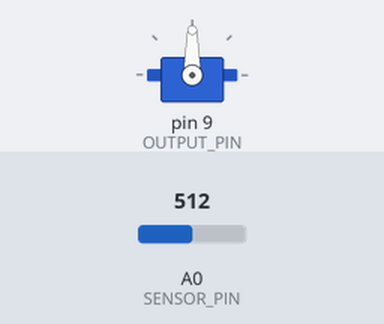
Simulated run of this sketch. Board: Arduino Uno, built with avr-gcc and run on an emulated ATmega328P. Shown: servo. The inputs (shaded band) are chosen by the test bench; at power-on: A0 (SENSOR_PIN) = 512.

Above: at 1.2 s.
1.3 s: A0 (SENSOR_PIN) set to 212
2.8 s: A0 (SENSOR_PIN) set to 184
At 3.25 s:
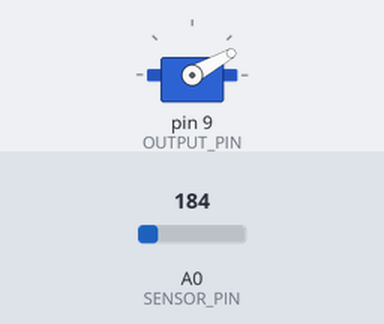
At 6.5 s:
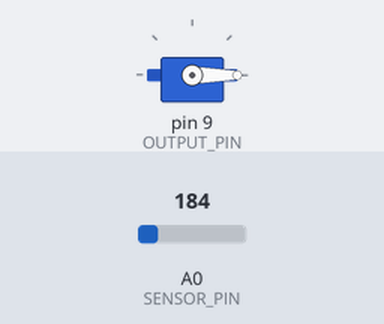
Timing chart, 0 to 8.0 s (numbered marks = the images above; inputs shaded):
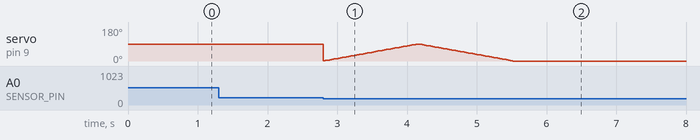

Measured:
- the behaviour switches between 201 and 200 on A0 (SENSOR_PIN) (found by bisection; images 0 and 1)
- after the input at 1.3 s, every drawn part: stays the same

The sketch:

light-trigger-no-timer.ino
```cpp
// Automatic Device Switch, No Timer Needed
// For: @Ade_Kolade
#include <Servo.h>

#define THRESHOLD_VALUE 200
#define SENSOR_PIN A0
#define OUTPUT_PIN 9
#define POWER_PIN 8

Servo servo;
bool toggle;

void setup() {
    pinMode(POWER_PIN, OUTPUT);
    servo.attach(OUTPUT_PIN);
}

void loop() {
    while(analogRead(SENSOR_PIN) > THRESHOLD_VALUE){
        toggle = true;
    }
    if(toggle) {
        digitalWrite(POWER_PIN, 1);
        sweep();
        digitalWrite(POWER_PIN, 0);
        toggle = false;
    }
}

void sweep() {
    int pos = 0;
    while(pos++ < 90) {
        servo.write(pos);
        delay(15);
    }
    while(pos-- > 0) {
        servo.write(pos);
        delay(15);
    }
}
```
